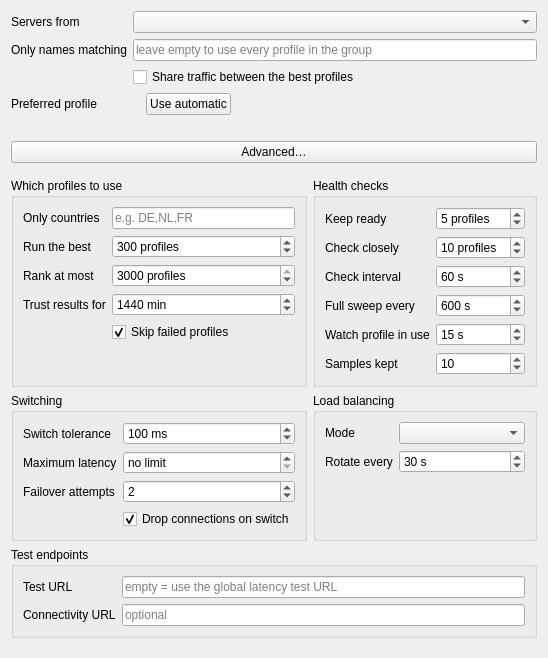
<?xml version="1.0" encoding="UTF-8"?>
<ui version="4.0">
 <class>EditAutoSelector</class>
 <widget class="QWidget" name="EditAutoSelector">
  <property name="windowTitle">
   <string notr="true">EditAutoSelector</string>
  </property>
  <layout class="QVBoxLayout" name="verticalLayout">
   <item>
    <layout class="QFormLayout" name="basic_layout">
     <property name="fieldGrowthPolicy">
      <enum>QFormLayout::AllNonFixedFieldsGrow</enum>
     </property>
     <item row="0" column="0">
      <widget class="QLabel" name="group_l">
       <property name="text">
        <string>Servers from</string>
       </property>
      </widget>
     </item>
     <item row="0" column="1">
      <widget class="QComboBox" name="group">
       <property name="toolTip">
        <string>The group whose profiles this selector picks from. New servers added by a subscription update join automatically — you never have to edit this profile again.</string>
       </property>
      </widget>
     </item>
     <item row="1" column="0">
      <widget class="QLabel" name="name_filter_l">
       <property name="text">
        <string>Only names matching</string>
       </property>
      </widget>
     </item>
     <item row="1" column="1">
      <widget class="QLineEdit" name="name_filter">
       <property name="placeholderText">
        <string>leave empty to use every profile in the group</string>
       </property>
       <property name="toolTip">
        <string>Optional regular expression. Only profiles whose name matches are considered — useful to pick out one country or provider.</string>
       </property>
      </widget>
     </item>
     <item row="2" column="1">
      <widget class="QCheckBox" name="balance">
       <property name="text">
        <string>Share traffic between the best profiles</string>
       </property>
       <property name="toolTip">
        <string>Off by default: one profile carries everything and the rest stand by. Turn on to spread traffic over the profiles that are confirmed working.</string>
       </property>
      </widget>
     </item>
     <item row="3" column="0">
      <widget class="QLabel" name="pinned_l">
       <property name="text">
        <string>Preferred profile</string>
       </property>
      </widget>
     </item>
     <item row="3" column="1">
      <layout class="QHBoxLayout" name="pinned_layout">
       <item>
        <widget class="QLabel" name="pinned_name">
         <property name="text">
          <string/>
         </property>
         <property name="wordWrap">
          <bool>true</bool>
         </property>
        </widget>
       </item>
       <item>
        <widget class="QPushButton" name="pinned_clear">
         <property name="text">
          <string>Use automatic</string>
         </property>
         <property name="toolTip">
          <string>Stop preferring this profile and let the selector choose on measurements again.</string>
         </property>
        </widget>
       </item>
       <item>
        <spacer name="pinned_spacer">
         <property name="orientation">
          <enum>Qt::Horizontal</enum>
         </property>
         <property name="sizeHint" stdset="0">
          <size>
           <width>0</width>
           <height>0</height>
          </size>
         </property>
        </spacer>
       </item>
      </layout>
     </item>
     <item row="4" column="1">
      <widget class="QLabel" name="plan_summary">
       <property name="text">
        <string/>
       </property>
       <property name="wordWrap">
        <bool>true</bool>
       </property>
      </widget>
     </item>
    </layout>
   </item>
   <item>
    <widget class="QPushButton" name="advanced_toggle">
     <property name="text">
      <string>Advanced…</string>
     </property>
     <property name="checkable">
      <bool>true</bool>
     </property>
     <property name="toolTip">
      <string>Everything here has a working default. Open it only if you want to tune how the selector measures and switches.</string>
     </property>
    </widget>
   </item>
   <item>
    <widget class="QWidget" name="advanced_area" native="true">
     <layout class="QGridLayout" name="advanced_layout">
      <property name="leftMargin">
       <number>0</number>
      </property>
      <property name="rightMargin">
       <number>0</number>
      </property>
      <item row="0" column="0">
       <widget class="QGroupBox" name="membership_box">
        <property name="title">
         <string>Which profiles to use</string>
        </property>
        <layout class="QFormLayout" name="membership_layout">
         <property name="fieldGrowthPolicy">
          <enum>QFormLayout::AllNonFixedFieldsGrow</enum>
         </property>
         <item row="0" column="0">
          <widget class="QLabel" name="country_filter_l">
           <property name="text">
            <string>Only countries</string>
           </property>
          </widget>
         </item>
         <item row="0" column="1">
          <widget class="QLineEdit" name="country_filter">
           <property name="placeholderText">
            <string>e.g. DE,NL,FR</string>
           </property>
           <property name="toolTip">
            <string>Comma-separated country codes, empty means any. Uses the country found by the IP test, so profiles that were never IP-tested are skipped while this is set.</string>
           </property>
          </widget>
         </item>
         <item row="1" column="0">
          <widget class="QLabel" name="build_limit_l">
           <property name="text">
            <string>Run the best</string>
           </property>
          </widget>
         </item>
         <item row="1" column="1">
          <widget class="QSpinBox" name="build_limit">
           <property name="minimum">
            <number>1</number>
           </property>
           <property name="maximum">
            <number>500</number>
           </property>
           <property name="suffix">
            <string> profiles</string>
           </property>
           <property name="toolTip">
            <string>How many profiles are loaded into the running config. The selector switches between these instantly, with no reconnect. Higher costs more memory and startup time.</string>
           </property>
           <property name="value">
            <number>300</number>
           </property>
          </widget>
         </item>
         <item row="2" column="0">
          <widget class="QLabel" name="pool_cap_l">
           <property name="text">
            <string>Rank at most</string>
           </property>
          </widget>
         </item>
         <item row="2" column="1">
          <widget class="QSpinBox" name="pool_cap">
           <property name="minimum">
            <number>1</number>
           </property>
           <property name="maximum">
            <number>3000</number>
           </property>
           <property name="suffix">
            <string> profiles</string>
           </property>
           <property name="toolTip">
            <string>Hard ceiling on how many profiles are measured and kept in the ranked list. When every running profile dies, replacements are taken from this list.</string>
           </property>
           <property name="value">
            <number>3000</number>
           </property>
          </widget>
         </item>
         <item row="3" column="0">
          <widget class="QLabel" name="result_validity_l">
           <property name="text">
            <string>Trust results for</string>
           </property>
          </widget>
         </item>
         <item row="3" column="1">
          <widget class="QSpinBox" name="result_validity">
           <property name="maximum">
            <number>10080</number>
           </property>
           <property name="suffix">
            <string> min</string>
           </property>
           <property name="specialValueText">
            <string>always re-test</string>
           </property>
           <property name="toolTip">
            <string>URL test results this recent are reused instead of being measured again — including tests you ran yourself on the group, so starting the selector right after one does not repeat the work. Older results are treated as if the profile had never been tested. Set to zero to always run a fresh test.</string>
           </property>
           <property name="value">
            <number>1440</number>
           </property>
          </widget>
         </item>
         <item row="4" column="1">
          <widget class="QCheckBox" name="exclude_unavailable">
           <property name="text">
            <string>Skip failed profiles</string>
           </property>
           <property name="checked">
            <bool>true</bool>
           </property>
           <property name="toolTip">
            <string>Keeps servers whose last test failed out of the pool, as long as that result is still within the trust window. Turn off if your tests are unreliable and you would rather let the selector decide for itself.</string>
           </property>
          </widget>
         </item>
        </layout>
       </widget>
      </item>
      <item row="0" column="1">
       <widget class="QGroupBox" name="health_box">
        <property name="title">
         <string>Health checks</string>
        </property>
        <layout class="QFormLayout" name="health_layout">
         <property name="fieldGrowthPolicy">
          <enum>QFormLayout::AllNonFixedFieldsGrow</enum>
         </property>
         <item row="0" column="0">
          <widget class="QLabel" name="expected_l">
           <property name="text">
            <string>Keep ready</string>
           </property>
          </widget>
         </item>
         <item row="0" column="1">
          <widget class="QSpinBox" name="expected">
           <property name="minimum">
            <number>1</number>
           </property>
           <property name="maximum">
            <number>500</number>
           </property>
           <property name="suffix">
            <string> profiles</string>
           </property>
           <property name="toolTip">
            <string>How many profiles are kept confirmed working at all times, so a failure can be covered instantly. These are also the ones traffic is shared between when balancing is on.</string>
           </property>
           <property name="value">
            <number>5</number>
           </property>
          </widget>
         </item>
         <item row="1" column="0">
          <widget class="QLabel" name="active_size_l">
           <property name="text">
            <string>Check closely</string>
           </property>
          </widget>
         </item>
         <item row="1" column="1">
          <widget class="QSpinBox" name="active_size">
           <property name="minimum">
            <number>1</number>
           </property>
           <property name="maximum">
            <number>500</number>
           </property>
           <property name="suffix">
            <string> profiles</string>
           </property>
           <property name="toolTip">
            <string>The top-ranked profiles are re-checked every interval. The rest are still checked, just spread over the slower full sweep.</string>
           </property>
           <property name="value">
            <number>10</number>
           </property>
          </widget>
         </item>
         <item row="2" column="0">
          <widget class="QLabel" name="interval_l">
           <property name="text">
            <string>Check interval</string>
           </property>
          </widget>
         </item>
         <item row="2" column="1">
          <widget class="QSpinBox" name="interval">
           <property name="minimum">
            <number>10</number>
           </property>
           <property name="maximum">
            <number>3600</number>
           </property>
           <property name="suffix">
            <string> s</string>
           </property>
           <property name="toolTip">
            <string>How often the closely-checked profiles are measured again.</string>
           </property>
           <property name="value">
            <number>60</number>
           </property>
          </widget>
         </item>
         <item row="3" column="0">
          <widget class="QLabel" name="bench_interval_l">
           <property name="text">
            <string>Full sweep every</string>
           </property>
          </widget>
         </item>
         <item row="3" column="1">
          <widget class="QSpinBox" name="bench_interval">
           <property name="minimum">
            <number>10</number>
           </property>
           <property name="maximum">
            <number>86400</number>
           </property>
           <property name="suffix">
            <string> s</string>
           </property>
           <property name="toolTip">
            <string>How long one pass over every running profile takes. Checks are spread evenly across it, so a large pool never causes a burst of traffic.</string>
           </property>
           <property name="value">
            <number>600</number>
           </property>
          </widget>
         </item>
         <item row="4" column="0">
          <widget class="QLabel" name="watch_interval_l">
           <property name="text">
            <string>Watch profile in use</string>
           </property>
          </widget>
         </item>
         <item row="4" column="1">
          <widget class="QSpinBox" name="watch_interval">
           <property name="minimum">
            <number>5</number>
           </property>
           <property name="maximum">
            <number>3600</number>
           </property>
           <property name="suffix">
            <string> s</string>
           </property>
           <property name="toolTip">
            <string>How often the profile currently carrying your traffic is checked on its own. Keep this short: a server can stop working while still accepting connections, and nothing else would notice until the next full check.</string>
           </property>
           <property name="value">
            <number>15</number>
           </property>
          </widget>
         </item>
         <item row="5" column="0">
          <widget class="QLabel" name="sampling_l">
           <property name="text">
            <string>Samples kept</string>
           </property>
          </widget>
         </item>
         <item row="5" column="1">
          <widget class="QSpinBox" name="sampling">
           <property name="minimum">
            <number>2</number>
           </property>
           <property name="maximum">
            <number>60</number>
           </property>
           <property name="toolTip">
            <string>Ranking uses the average and the jitter over this many recent checks, so a single bad result cannot demote a good server.</string>
           </property>
           <property name="value">
            <number>10</number>
           </property>
          </widget>
         </item>
        </layout>
       </widget>
      </item>
      <item row="1" column="0">
       <widget class="QGroupBox" name="switching_box">
        <property name="title">
         <string>Switching</string>
        </property>
        <layout class="QFormLayout" name="switching_layout">
         <property name="fieldGrowthPolicy">
          <enum>QFormLayout::AllNonFixedFieldsGrow</enum>
         </property>
         <item row="0" column="0">
          <widget class="QLabel" name="tolerance_l">
           <property name="text">
            <string>Switch tolerance</string>
           </property>
          </widget>
         </item>
         <item row="0" column="1">
          <widget class="QSpinBox" name="tolerance">
           <property name="maximum">
            <number>65000</number>
           </property>
           <property name="suffix">
            <string> ms</string>
           </property>
           <property name="toolTip">
            <string>Another profile must be at least this much faster before the selector moves to it. Higher values mean fewer switches.</string>
           </property>
           <property name="value">
            <number>100</number>
           </property>
          </widget>
         </item>
         <item row="1" column="0">
          <widget class="QLabel" name="max_rtt_l">
           <property name="text">
            <string>Maximum latency</string>
           </property>
          </widget>
         </item>
         <item row="1" column="1">
          <widget class="QSpinBox" name="max_rtt">
           <property name="maximum">
            <number>60000</number>
           </property>
           <property name="suffix">
            <string> ms</string>
           </property>
           <property name="specialValueText">
            <string>no limit</string>
           </property>
           <property name="toolTip">
            <string>Profiles slower than this are never selected, even if nothing better is available.</string>
           </property>
          </widget>
         </item>
         <item row="2" column="0">
          <widget class="QLabel" name="dial_retries_l">
           <property name="text">
            <string>Failover attempts</string>
           </property>
          </widget>
         </item>
         <item row="2" column="1">
          <widget class="QSpinBox" name="dial_retries">
           <property name="maximum">
            <number>5</number>
           </property>
           <property name="toolTip">
            <string>When the chosen profile fails to connect, how many others to try immediately before the app sees an error.</string>
           </property>
           <property name="value">
            <number>2</number>
           </property>
          </widget>
         </item>
         <item row="3" column="1">
          <widget class="QCheckBox" name="interrupt_on_switch">
           <property name="text">
            <string>Drop connections on switch</string>
           </property>
           <property name="checked">
            <bool>true</bool>
           </property>
           <property name="toolTip">
            <string>Applies when the selector switches because a profile got worse or failed. On: everything moves to the new profile at once. Off: current downloads finish on the old one. Balance rotations never drop connections either way.</string>
           </property>
          </widget>
         </item>
        </layout>
       </widget>
      </item>
      <item row="1" column="1">
       <widget class="QGroupBox" name="balance_box">
        <property name="title">
         <string>Load balancing</string>
        </property>
        <layout class="QFormLayout" name="balance_layout">
         <property name="fieldGrowthPolicy">
          <enum>QFormLayout::AllNonFixedFieldsGrow</enum>
         </property>
         <item row="0" column="0">
          <widget class="QLabel" name="balance_mode_l">
           <property name="text">
            <string>Mode</string>
           </property>
          </widget>
         </item>
         <item row="0" column="1">
          <widget class="QComboBox" name="balance_mode">
           <property name="toolTip">
            <string>How traffic is spread over the ready profiles.</string>
           </property>
          </widget>
         </item>
         <item row="1" column="0">
          <widget class="QLabel" name="balance_interval_l">
           <property name="text">
            <string>Rotate every</string>
           </property>
          </widget>
         </item>
         <item row="1" column="1">
          <widget class="QSpinBox" name="balance_interval">
           <property name="minimum">
            <number>5</number>
           </property>
           <property name="maximum">
            <number>3600</number>
           </property>
           <property name="suffix">
            <string> s</string>
           </property>
           <property name="toolTip">
            <string>How long the selector stays on one profile before moving to the next ready one.</string>
           </property>
           <property name="value">
            <number>30</number>
           </property>
          </widget>
         </item>
         <item row="2" column="0" colspan="2">
          <widget class="QLabel" name="balance_hint">
           <property name="text">
            <string/>
           </property>
           <property name="wordWrap">
            <bool>true</bool>
           </property>
          </widget>
         </item>
        </layout>
       </widget>
      </item>
      <item row="2" column="0" colspan="2">
       <widget class="QGroupBox" name="endpoints_box">
        <property name="title">
         <string>Test endpoints</string>
        </property>
        <layout class="QFormLayout" name="endpoints_layout">
         <property name="fieldGrowthPolicy">
          <enum>QFormLayout::AllNonFixedFieldsGrow</enum>
         </property>
         <item row="0" column="0">
          <widget class="QLabel" name="test_url_l">
           <property name="text">
            <string>Test URL</string>
           </property>
          </widget>
         </item>
         <item row="0" column="1">
          <widget class="QLineEdit" name="test_url">
           <property name="placeholderText">
            <string>empty = use the global latency test URL</string>
           </property>
           <property name="toolTip">
            <string>Fetched through each profile to measure it.</string>
           </property>
          </widget>
         </item>
         <item row="1" column="0">
          <widget class="QLabel" name="connectivity_url_l">
           <property name="text">
            <string>Connectivity URL</string>
           </property>
          </widget>
         </item>
         <item row="1" column="1">
          <widget class="QLineEdit" name="connectivity_url">
           <property name="placeholderText">
            <string>optional</string>
           </property>
           <property name="toolTip">
            <string>Fetched WITHOUT the proxy to tell a dead internet connection apart from dead servers. Leave empty to rely on the operating system's network state, which is the safer default on a censored network where any fixed address may be blocked.</string>
           </property>
          </widget>
         </item>
        </layout>
       </widget>
      </item>
     </layout>
    </widget>
   </item>
   <item>
    <spacer name="bottom_spacer">
     <property name="orientation">
      <enum>Qt::Vertical</enum>
     </property>
     <property name="sizeHint" stdset="0">
      <size>
       <width>0</width>
       <height>0</height>
      </size>
     </property>
    </spacer>
   </item>
  </layout>
 </widget>
 <tabstops>
  <tabstop>group</tabstop>
  <tabstop>name_filter</tabstop>
  <tabstop>balance</tabstop>
  <tabstop>pinned_clear</tabstop>
  <tabstop>advanced_toggle</tabstop>
  <tabstop>country_filter</tabstop>
  <tabstop>build_limit</tabstop>
  <tabstop>pool_cap</tabstop>
  <tabstop>result_validity</tabstop>
  <tabstop>exclude_unavailable</tabstop>
  <tabstop>expected</tabstop>
  <tabstop>active_size</tabstop>
  <tabstop>interval</tabstop>
  <tabstop>bench_interval</tabstop>
  <tabstop>watch_interval</tabstop>
  <tabstop>sampling</tabstop>
  <tabstop>tolerance</tabstop>
  <tabstop>max_rtt</tabstop>
  <tabstop>dial_retries</tabstop>
  <tabstop>interrupt_on_switch</tabstop>
  <tabstop>balance_mode</tabstop>
  <tabstop>balance_interval</tabstop>
  <tabstop>test_url</tabstop>
  <tabstop>connectivity_url</tabstop>
 </tabstops>
 <resources/>
 <connections/>
</ui>
